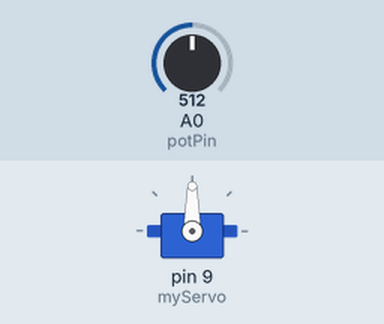
Bench run of a sketch on a simulated Arduino Uno, built with avr-gcc and run on an emulated ATmega328P. Parts: servo. Inputs (shaded band) come from the test bench; at power-on: A0 (potPin) = 512.

Above: at 1.2 s.
1.3 s: A0 (potPin) set to 716
At 1.8 s:
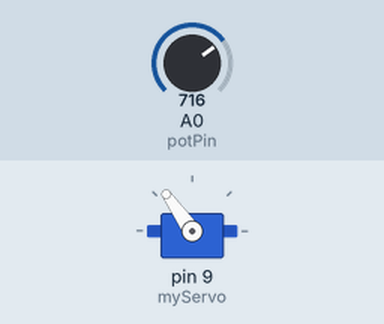
2.8 s: A0 (potPin) set to 900
At 3.8 s:
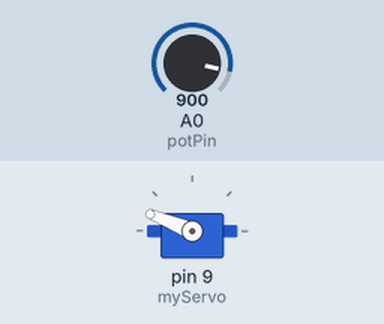
4.3 s: A0 (potPin) set to 1023
At 5.2 s:
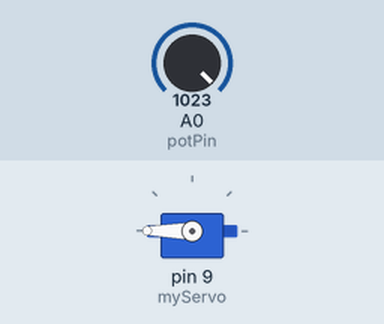
5.8 s: A0 (potPin) set to 306
At 6.1 s:
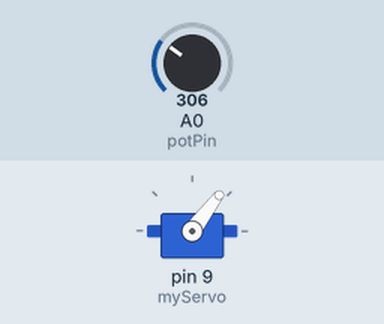
7.3 s: A0 (potPin) set to 122
At 8.7 s:
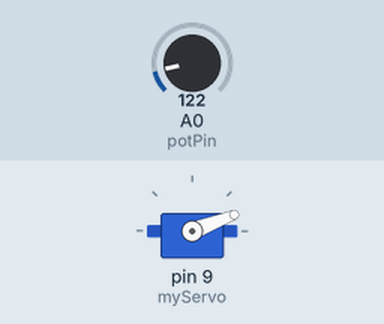
Timing chart, 0 to 9.8 s (numbered marks = the images above; inputs shaded):
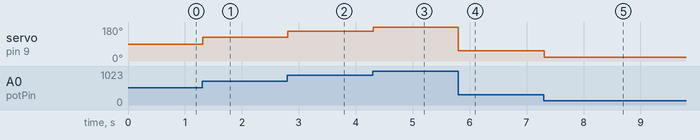

The sketch:

Servo_Control.ino
```cpp
#include <Servo.h>          // Include the Servo library to control the motor

Servo myServo;              // Create a servo object to represent the motor
int potPin = A0;            // Assign the potentiometer to analog pin A0
int val;                    // Variable to store the raw voltage value

void setup() {
  myServo.attach(9);        // Link the servo object to digital pin 9 (PWM)
}

void loop() {
  // STEP 1: Read the physical signal from the potentiometer
  // The Arduino converts 0V-5V input into a digital range of 0-1023
  val = analogRead(potPin);

  // STEP 2: Data Mapping
  // Scale the potentiometer value (0-1023) to the servo's angle range (0-180 degrees)
  int angle = map(val, 0, 1023, 0, 180);

  // STEP 3: Write the processed angle to the servo motor
  myServo.write(angle);

  // Delay of 15ms to allow the motor to reach the position (prevents jittering)
  delay(15);
}
```

Measured:
- after the input at 1.3 s, servo on pin 9 (myServo): 90° → 125° at once
- after the input at 2.8 s, servo on pin 9 (myServo): 125° → 158° at once
- after the input at 4.3 s, servo on pin 9 (myServo): 158° → 180° at once
- after the input at 5.8 s, servo on pin 9 (myServo): 180° → 53° at once
- after the input at 7.3 s, servo on pin 9 (myServo): 53° → 21° at once
